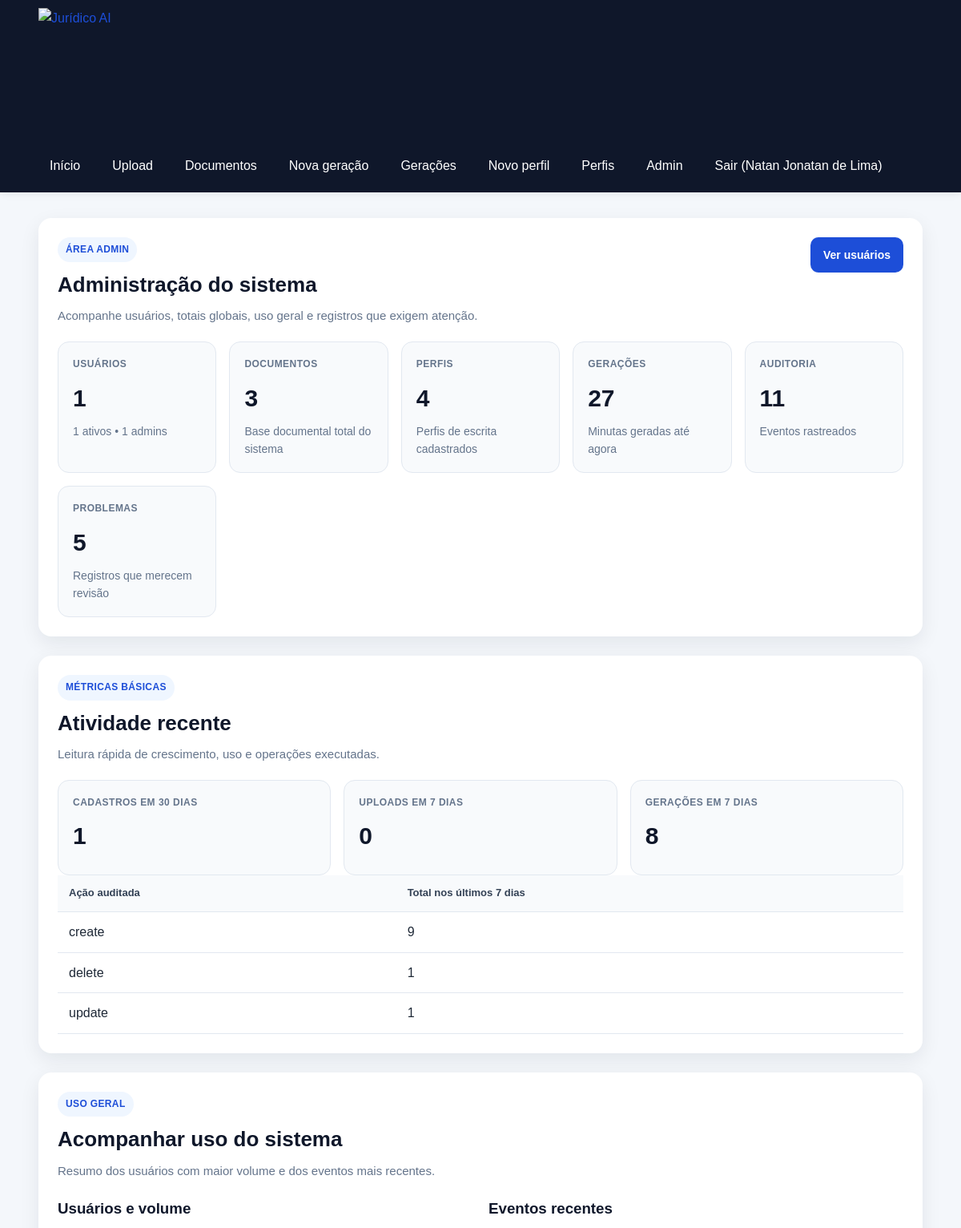
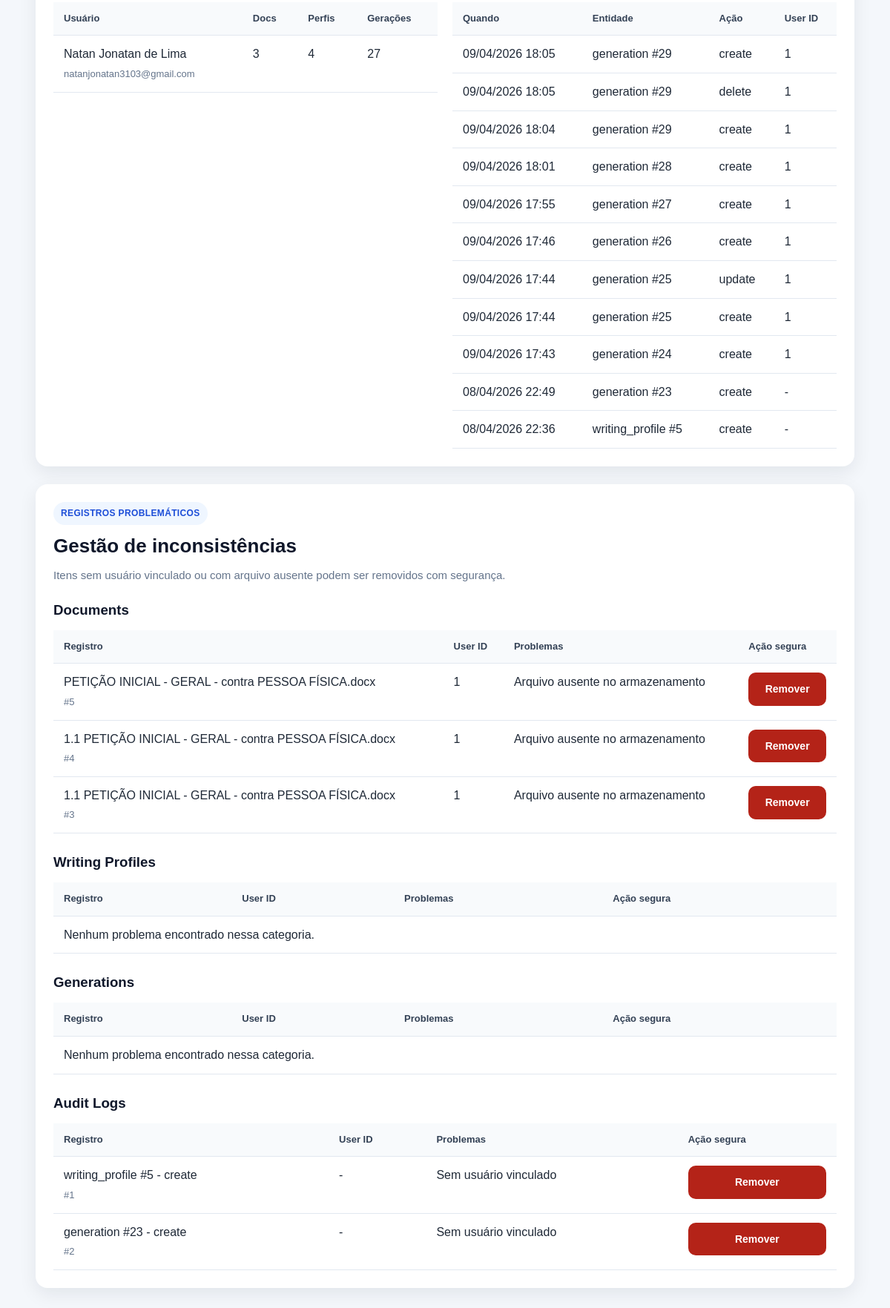
The page /admin (signed in) on the database its author committed (2 pictures, top to bottom).
### app/models/user.py (models this page shows, shortened)
class User(Base):
    __tablename__ = "users"
    id = Column(Integer, primary_key=True, index=True)
    full_name = Column(String(150), nullable=False)
    email = Column(String(255), nullable=False, unique=True, index=True)
    password_hash = Column(String(255), nullable=False)
    is_active = Column(Boolean, default=True, nullable=False)
    is_admin = Column(Boolean, default=False, nullable=False)
    created_at = Column(DateTime, default=agora_brasil, nullable=False, index=True)
    updated_at = Column(DateTime, default=agora_brasil, onupdate=agora_brasil, nullable=False)

### app/models/audit_log.py (models this page shows, shortened)
class AuditLog(Base):
    __tablename__ = "audit_logs"
    id = Column(Integer, primary_key=True, index=True)
    user_id = Column(Integer, ForeignKey("users.id", ondelete="CASCADE"), nullable=True, index=True)
    entity_type = Column(String(50), nullable=False, index=True)
    entity_id = Column(Integer, nullable=False, index=True)
    action = Column(String(50), nullable=False, index=True)
    entity_version = Column(Integer, nullable=False, default=1)
    payload = Column(Text, nullable=False)
    created_at = Column(DateTime, default=agora_brasil, nullable=False, index=True)

### app/models/document.py (models this page shows, shortened)
class Document(Base):
    __tablename__ = "documents"
    id = Column(Integer, primary_key=True, index=True)
    original_filename = Column(String(255), nullable=False, index=True)
    saved_filename = Column(String(255), nullable=False)
    file_path = Column(String(500), nullable=False)
    file_type = Column(String(20), nullable=False, index=True)
    extracted_text = Column(Text, nullable=False)
    user_id = Column(Integer, ForeignKey("users.id", ondelete="CASCADE"), nullable=True, index=True)
    tags = Column(Text, nullable=True)
    is_favorite = Column(Boolean, default=False, nullable=False)
    status = Column(String(100), nullable=True)
    version = Column(Integer, default=1, nullable=False)
    created_at = Column(DateTime, default=agora_brasil, nullable=False)
    updated_at = Column(DateTime, default=agora_brasil, onupdate=agora_brasil, nullable=False)
    generations = relationship(
        "Generation",
        secondary=generation_documents,
        back_populates="documents",
        passive_deletes=True,
    )
    user = relationship("User", passive_deletes=True)

### app/routers/admin.py (the view)
@router.get("")
def admin_dashboard(
    request: Request,
    db: Session = Depends(get_db),
    admin: User = Depends(get_admin_user),
):
    totais = obter_totais_sistema(db)
    metricas = obter_metricas_basicas_admin(db)
    uso_geral = obter_uso_geral_sistema(db)
    problematicos = listar_registros_problematicos(db)
    totais_problematicos = sum(len(itens) for itens in problematicos.values())
    return templates.TemplateResponse(
        "admin_dashboard.html",
        {
            "request": request,
            "title": "Administração do sistema",
            "admin": admin,
            "totais": totais,
            "metricas": metricas,
            "uso_geral": uso_geral,
            "problematicos": problematicos,
            "totais_problematicos": totais_problematicos,
            "sucesso": request.query_params.get("sucesso"),
            "erro": request.query_params.get("erro"),
        },
    )

### app/templates/admin_dashboard.html (shortened to what this page needs)
{% extends "base.html" %}
{% block content %}
<section class="card">
    <div class="cabecalho-pagina">
        <div>
            <span class="etiqueta-secao">Área admin</span>
            <h2>Administração do sistema</h2>
            <p class="texto-suave">
                Acompanhe usuários, totais globais, uso geral e registros que exigem atenção.
            </p>
        </div>
        <div class="acoes-topo">
            <a class="botao" href="/admin/users">Ver usuários</a>
        </div>
    </div>
    <div class="admin-grid-resumo">
        <article class="admin-card-resumo">
            <span class="admin-card-label">Usuários</span>
            <strong>{{ totais.usuarios }}</strong>
            <p>{{ totais.usuarios_ativos }} ativos • {{ totais.admins }} admins</p>
        </article>
        <article class="admin-card-resumo">
            <span class="admin-card-label">Documentos</span>
            <strong>{{ totais.documentos }}</strong>
            <p>Base documental total do sistema</p>
        </article>
        <article class="admin-card-resumo">
            <span class="admin-card-label">Perfis</span>
            <strong>{{ totais.perfis }}</strong>
            <p>Perfis de escrita cadastrados</p>
        </article>
        <article class="admin-card-resumo">
            <span class="admin-card-label">Gerações</span>
            <strong>{{ totais.geracoes }}</strong>
            <p>Minutas geradas até agora</p>
        </article>
        <article class="admin-card-resumo">
            <span class="admin-card-label">Auditoria</span>
            <strong>{{ totais.auditorias }}</strong>
            <p>Eventos rastreados</p>
        </article>
        <article class="admin-card-resumo">
            <span class="admin-card-label">Problemas</span>
            <strong>{{ totais_problematicos }}</strong>
            <p>Registros que merecem revisão</p>
        </article>
    </div>
</section>
<section class="card">
    <div class="cabecalho-pagina">
        <div>
            <span class="etiqueta-secao">Métricas básicas</span>
            <h2>Atividade recente</h2>
            <p class="texto-suave">Leitura rápida de crescimento, uso e operações executadas.</p>
        </div>
    </div>
    <div class="admin-grid-resumo">
        <article class="admin-card-resumo">
            <span class="admin-card-label">Cadastros em 30 dias</span>
            <strong>{{ metricas.cadastros_30_dias }}</strong>
        </article>
        <article class="admin-card-resumo">
            <span class="admin-card-label">Uploads em 7 dias</span>
            <strong>{{ metricas.uploads_7_dias }}</strong>
        </article>
        <article class="admin-card-resumo">
            <span class="admin-card-label">Gerações em 7 dias</span>
            <strong>{{ metricas.geracoes_7_dias }}</strong>
        </article>
    </div>
    <div class="admin-table-wrapper">
        <table class="tabela-admin">
            <thead>
                <tr>
                    <th>Ação auditada</th>
                    <th>Total nos últimos 7 dias</th>
                </tr>
            </thead>
            <tbody>
                {% if metricas.acoes_auditoria_7_dias %}
                    {% for item in metricas.acoes_auditoria_7_dias %}
                        <tr>
                            <td>{{ item.acao }}</td>
                            <td>{{ item.total }}</td>
                        </tr>
                    {% endfor %}
                {% else %}
                    <tr>
                        <td colspan="2">Nenhuma atividade auditada recente.</td>
                    </tr>
                {% endif %}
            </tbody>
        </table>
    </div>
</section>
<section class="card">
    <div class="cabecalho-pagina">
        <div>
            <span class="etiqueta-secao">Uso geral</span>
            <h2>Acompanhar uso do sistema</h2>
            <p class="texto-suave">Resumo dos usuários com maior volume e dos eventos mais recentes.</p>
        </div>
    </div>
    <div class="admin-grid-duplo">
        <div>
            <h3 class="admin-subtitulo">Usuários e volume</h3>
            <div class="admin-table-wrapper">
                <table class="tabela-admin">
                    <thead>
                        <tr>
                            <th>Usuário</th>
                            <th>Docs</th>
                            <th>Perfis</th>
                            <th>Gerações</th>
                        </tr>
                    </thead>
                    <tbody>
                        {% for usuario in uso_geral.usuarios %}
                            <tr>
                                <td>{{ usuario.full_name }}<br><span class="texto-pequeno">{{ usuario.email }}</span></td>
                                <td>{{ usuario.documentos }}</td>
                                <td>{{ usuario.perfis }}</td>
                                <td>{{ usuario.geracoes }}</td>
                            </tr>
                        {% endfor %}
                    </tbody>
                </table>
            </div>
        </div>
        <div>
            <h3 class="admin-subtitulo">Eventos recentes</h3>
            <div class="admin-table-wrapper">
                <table class="tabela-admin">
                    <thead>
                        <tr>
                            <th>Quando</th>
                            <th>Entidade</th>
                            <th>Ação</th>
                            <th>User ID</th>
                        </tr>
                    </thead>
                    <tbody>
                        {% if uso_geral.eventos_recentes %}
                            {% for evento in uso_geral.eventos_recentes %}
                                <tr>
                                    <td>{{ evento.created_at.strftime("%d/%m/%Y %H:%M") if evento.created_at else "-" }}</td>
                                    <td>{{ evento.entity_type }} #{{ evento.entity_id }}</td>
                                    <td>{{ evento.action }}</td>
                                    <td>{{ evento.user_id or "-" }}</td>
                                </tr>
                            {% endfor %}
                        {% else %}
                            <tr>
                                <td colspan="4">Nenhum evento recente.</td>
                            </tr>
                        {% endif %}
                    </tbody>
                </table>
            </div>
        </div>
    </div>
</section>
<section class="card">
    <div class="cabecalho-pagina">
        <div>
            <span class="etiqueta-secao">Registros problemáticos</span>
            <h2>Gestão de inconsistências</h2>
            <p class="texto-suave">Itens sem usuário vinculado ou com arquivo ausente podem ser removidos com segurança.</p>
        </div>
    </div>
    {% for chave, itens in problematicos.items() %}
        <div class="admin-problemas-bloco">
            <h3 class="admin-subtitulo">{{ chave.replace("_", " ").title() }}</h3>
            <div class="admin-table-wrapper">
                <table class="tabela-admin">
                    <thead>
                        <tr>
                            <th>Registro</th>
                            <th>User ID</th>
                            <th>Problemas</th>
                            <th>Ação segura</th>
                        </tr>
                    </thead>
                    <tbody>
                        {% if itens %}
                            {% for item in itens %}
                                <tr>
                                    <td>{{ item.label }}<br><span class="texto-pequeno">#{{ item.id }}</span></td>
                                    <td>{{ item.user_id or "-" }}</td>
                                    <td>{{ item.problemas | join(", ") }}</td>
                                    <td>
                                        <form method="post" action="/admin/problem-records/{{ item.entity_type }}/{{ item.id }}/delete" data-confirm-action data-confirm-title="Remover registro problemático" data-confirm-message="Essa ação removerá definitivamente o registro inconsistente. Deseja continuar?">
                                            <button type="submit" class="botao-perigo">Remover</button>
                                        </form>
                                    </td>
                                </tr>
                            {% endfor %}
                        {% else %}
                            <tr>
                                <td colspan="4">Nenhum problema encontrado nessa categoria.</td>
                            </tr>
                        {% endif %}
                    </tbody>
                </table>
            </div>
        </div>
    {% endfor %}
</section>
{% endblock %}

### app/templates/base.html (shortened to what this page needs)
<!DOCTYPE html>
<html lang="pt-BR">
<head>
    <link rel="stylesheet" href="{{ url_for('static', path='css/style.css') }}?v=7.6">
</head>
<body>
    <header class="topo">
        <div class="container topo-conteudo">
            <a href="/" class="marca-link" aria-label="Ir para a página inicial do Jurídico AI">
                <img
                    src="{{ url_for('static', path='img/logo-juridico-ai-sem-fundo.png') }}"
                    alt="Jurídico AI"
                    class="logo-juridico"
                >
            </a>
            <nav class="menu">
                <a href="/">Início</a>
                <a href="/documents/upload">Upload</a>
                <a href="/documents">Documentos</a>
                <a href="/generations/create">Nova geração</a>
                <a href="/generations">Gerações</a>
                <a href="/writing-profiles/create">Novo perfil</a>
                <a href="/writing-profiles">Perfis</a>
                {% if request.session.get("is_admin") %}
                <a href="/admin">Admin</a>
                {% endif %}
                {% if request.session.get("user_id") %}
                <form method="post" action="/auth/logout" class="menu-logout-form">
                    <button type="submit" class="menu-logout-button">
                        Sair{% if request.session.get("user_name") %} ({{ request.session.get("user_name") }}){% endif %}
                    </button>
                </form>
                {% endif %}
            </nav>
        </div>
    </header>
    <main class="container pagina-conteudo">
        {% block content %}{% endblock %}
    </main>
</body>
</html>

### rows shown on the page
User: session.get "Natan Jonatan de Lima", full_name "Natan Jonatan de Lima", email "natanjonatan3103@gmail.com", documentos "3", perfis "4", geracoes "27"
AuditLog: acao "create", total "9", created_at "09/04/2026 18:04", entity_type "generation", entity_id "29", action "create", user "1"
AuditLog: acao "delete", total "1", created_at "09/04/2026 18:05", entity_type "generation", entity_id "29", action "delete", user "1"
AuditLog: acao "update", total "1", created_at "09/04/2026 17:44", entity_type "generation", entity_id "25", action "update", user "1"
AuditLog: created_at "09/04/2026 18:05", entity_type "generation", entity_id "29", action "create", user "1"
AuditLog: created_at "09/04/2026 18:01", entity_type "generation", entity_id "28", action "create", user "1"
AuditLog: created_at "09/04/2026 17:55", entity_type "generation", entity_id "27", action "create", user "1"
AuditLog: created_at "09/04/2026 17:46", entity_type "generation", entity_id "26", action "create", user "1"
AuditLog: created_at "09/04/2026 17:44", entity_type "generation", entity_id "25", action "create", user "1"
AuditLog: created_at "09/04/2026 17:43", entity_type "generation", entity_id "24", action "create", user "1"
AuditLog: created_at "08/04/2026 22:49", entity_type "generation", entity_id "23", action "create", user_id "-"
AuditLog: created_at "08/04/2026 22:36", entity_type "writing_profile", entity_id "5", action "create", user_id "-"
Document: label "PETIÇÃO INICIAL - GERAL - contra PESSOA FÍSICA.docx", id "5", user_id "1", problemas "Arquivo ausente no armazenamento"
Document: label "1.1 PETIÇÃO INICIAL - GERAL - contra PESSOA FÍSICA.docx", id "4", user_id "1", problemas "Arquivo ausente no armazenamento"
Document: label "1.1 PETIÇÃO INICIAL - GERAL - contra PESSOA FÍSICA.docx", id "3", user_id "1", problemas "Arquivo ausente no armazenamento"

### other values the page prints
{{ totais.usuarios }} "1"
{{ totais.usuarios_ativos }} "1"
{{ totais.admins }} "1"
{{ totais.documentos }} "3"
{{ totais.perfis }} "4"
{{ totais.geracoes }} "27"
{{ totais.auditorias }} "11"
{{ totais_problematicos }} "5"
{{ metricas.cadastros_30_dias }} "1"
{{ metricas.uploads_7_dias }} "0"
{{ metricas.geracoes_7_dias }} "8"
{{ chave.replace("_", " ").title() }} "Documents" "Writing Profiles" "Generations" "Audit Logs"
{{ item.label }} "writing_profile #5 - create" "generation #23 - create"
{{ item.id }} "1" "2"
{{ item.user_id or "-" }} "-" "-"
